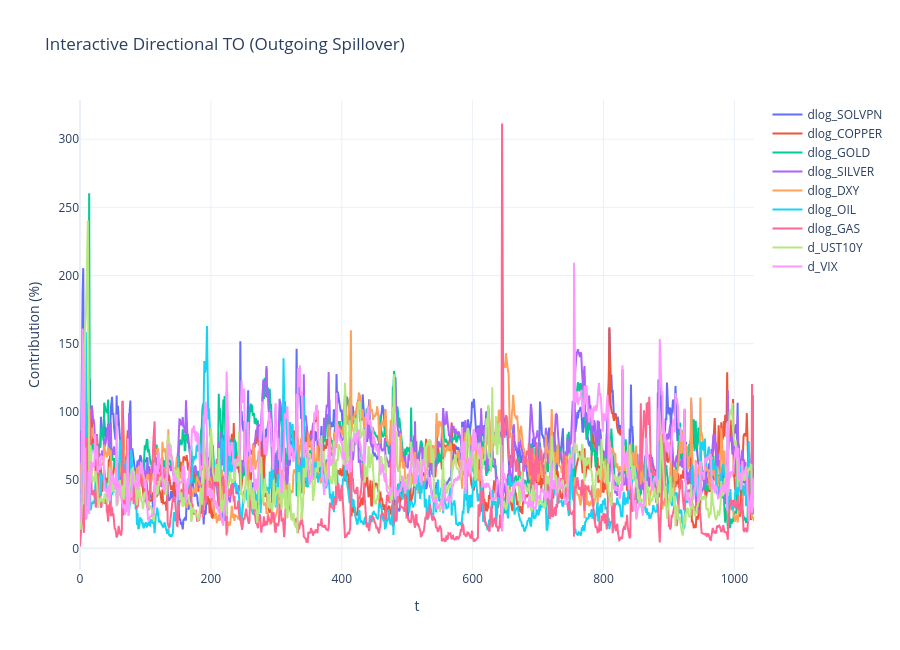
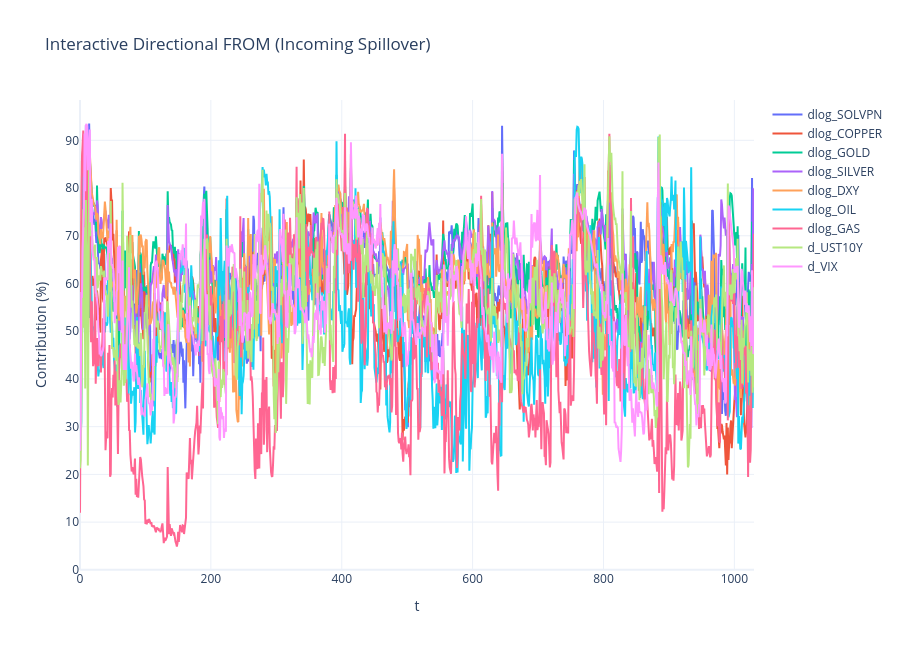

The notebook cell these images were saved under, in order:
### Code cell
import numpy as np
import pandas as pd
from pathlib import Path
import matplotlib.pyplot as plt
import plotly.graph_objects as go

# ============================================================
# Directional Connectedness (TO / FROM)
# ------------------------------------------------------------
# Input files in ./
#   - ./gfevd_all.npy
#   - ./tvpvar_effective_dates.csv
#   - ./tvpvar_var_names.csv
#
# Output files in ./result
#   - directional_time.csv
#   - directional_mean.csv
#   - to_series.png
#   - from_series.png
#   - to_series_interactive.html
#   - from_series_interactive.html
# ============================================================

# =========================
# Config
# =========================
BASE_DIR = Path("./")
RESULT_DIR = BASE_DIR / "result"
RESULT_DIR.mkdir(parents=True, exist_ok=True)

GFEVD_FILE = BASE_DIR / "gfevd_all.npy"
DATES_FILE = BASE_DIR / "tvpvar_effective_dates.csv"
VARNAMES_FILE = BASE_DIR / "tvpvar_var_names.csv"

OUT_TIME = RESULT_DIR / "directional_time.csv"
OUT_MEAN = RESULT_DIR / "directional_mean.csv"
OUT_TO_PNG = RESULT_DIR / "to_series.png"
OUT_FROM_PNG = RESULT_DIR / "from_series.png"
OUT_TO_HTML = RESULT_DIR / "to_series_interactive.html"
OUT_FROM_HTML = RESULT_DIR / "from_series_interactive.html"

DEFAULT_VAR_NAMES = [
    "dlog_SOLVPN",
    "dlog_COPPER",
    "dlog_GOLD",
    "dlog_SILVER",
    "dlog_DXY",
    "dlog_OIL",
    "dlog_GAS",
    "d_UST10Y",
    "d_VIX",
]

ROW_SUM_TOL = 1e-6
FORCE_ROW_NORMALIZE = True
SCALE_TO_PERCENT = True


# =========================
# Helpers
# =========================
def load_var_names(n):
    if VARNAMES_FILE.exists():
        df_names = pd.read_csv(VARNAMES_FILE)

        if "var_name" not in df_names.columns:
            raise ValueError("tvpvar_var_names.csv must contain 'var_name' column.")

        var_names = df_names["var_name"].astype(str).tolist()

        if len(var_names) != n:
            raise ValueError(
                f"var_names length({len(var_names)}) != GFEVD dimension({n})"
            )

        return var_names

    if len(DEFAULT_VAR_NAMES) != n:
        raise ValueError(
            f"DEFAULT_VAR_NAMES length({len(DEFAULT_VAR_NAMES)}) != GFEVD dimension({n})"
        )

    return DEFAULT_VAR_NAMES


def load_dates(target_len):
    if DATES_FILE.exists():
        df_dates = pd.read_csv(DATES_FILE)

        if "Date" not in df_dates.columns:
            raise ValueError("tvpvar_effective_dates.csv must contain 'Date' column.")

        dates = pd.to_datetime(df_dates["Date"], errors="coerce")

        if dates.isna().any():
            raise ValueError("Invalid Date values found in tvpvar_effective_dates.csv")

        if len(dates) != target_len:
            raise ValueError(
                f"Date length mismatch: len(dates)={len(dates)} != T_eff={target_len}"
            )

        return dates.reset_index(drop=True)

    return None


def row_normalize_theta(theta):
    theta = np.asarray(theta, dtype=float)
    row_sum = theta.sum(axis=1, keepdims=True)

    out = theta.copy()
    valid_rows = np.isfinite(row_sum[:, 0]) & (row_sum[:, 0] != 0)

    out[valid_rows] = out[valid_rows] / row_sum[valid_rows]
    out[~valid_rows] = np.nan

    return out


def compute_to_from(theta):
    """
    theta: (N, N)
    row = response variable
    col = shock source

    FROM_i = sum_j theta[i, j] - theta[i, i]
    TO_i   = sum_j theta[j, i] - theta[i, i]
    """
    diag = np.diag(theta)

    from_ = theta.sum(axis=1) - diag
    to_ = theta.sum(axis=0) - diag

    return to_, from_


# =========================
# Load
# =========================
if not GFEVD_FILE.exists():
    raise FileNotFoundError(f"Not found: {GFEVD_FILE}")

gfevd_all = np.load(GFEVD_FILE)

if gfevd_all.ndim != 3:
    raise ValueError(f"gfevd_all must be 3D, got shape={gfevd_all.shape}")

T_eff, N, N2 = gfevd_all.shape

if N != N2:
    raise ValueError(f"Last two dims must be square, got shape={gfevd_all.shape}")

if not np.all(np.isfinite(gfevd_all)):
    raise ValueError("gfevd_all contains non-finite values.")

var_names = load_var_names(N)
dates = load_dates(T_eff)

print(f"[INFO] Loaded GFEVD: shape={gfevd_all.shape}")
print(f"[INFO] Variables: {var_names}")
print(f"[INFO] Dates: {'loaded' if dates is not None else 'not found -> using t index'}")

# =========================
# Check / Normalize
# =========================
gfevd_proc = gfevd_all.copy()

row_sum_check = gfevd_proc.sum(axis=2)
max_row_err = np.max(np.abs(row_sum_check - 1.0))

print(f"[INFO] Max row-sum error before normalization: {max_row_err:.8f}")

if FORCE_ROW_NORMALIZE and max_row_err > ROW_SUM_TOL:
    print("[INFO] Applying row normalization to all theta_t")

    for t in range(T_eff):
        gfevd_proc[t] = row_normalize_theta(gfevd_proc[t])

row_sum_check_after = gfevd_proc.sum(axis=2)
max_row_err_after = np.nanmax(np.abs(row_sum_check_after - 1.0))

print(f"[INFO] Max row-sum error after normalization: {max_row_err_after:.8f}")

# =========================
# Time-varying TO / FROM
# =========================
records = []

scale = 100.0 if SCALE_TO_PERCENT else 1.0

for t in range(T_eff):
    theta = gfevd_proc[t]

    if np.isnan(theta).any():
        continue

    to_, from_ = compute_to_from(theta)

    row = {"t": t}

    if dates is not None:
        row["Date"] = dates.iloc[t]

    for i, name in enumerate(var_names):
        row[f"TO_{name}"] = to_[i] * scale
        row[f"FROM_{name}"] = from_[i] * scale

    records.append(row)

df_time = pd.DataFrame(records)

if df_time.empty:
    raise RuntimeError("No valid directional connectedness rows were created.")

# =========================
# Mean TO / FROM
# =========================
rows_mean = []

for name in var_names:
    to_mean = df_time[f"TO_{name}"].mean()
    from_mean = df_time[f"FROM_{name}"].mean()

    rows_mean.append({
        "Variable": name,
        "TO_mean": to_mean,
        "FROM_mean": from_mean,
        "NET_mean": to_mean - from_mean,
    })

df_mean = pd.DataFrame(rows_mean)

# =========================
# Save CSV
# =========================
df_time.to_csv(OUT_TIME, index=False, encoding="utf-8-sig")
df_mean.to_csv(OUT_MEAN, index=False, encoding="utf-8-sig")

print("\n[INFO] Saved CSV:")
print(f"  - {OUT_TIME}")
print(f"  - {OUT_MEAN}")

print("\n[INFO] Mean Directional Connectedness")
print(df_mean.to_string(index=False))

# =========================
# X-axis
# =========================
if "Date" in df_time.columns:
    df_time["Date"] = pd.to_datetime(df_time["Date"])
    x = df_time["Date"]
    x_label = "Date"
else:
    x = df_time["t"]
    x_label = "t"

y_label = "Contribution (%)" if SCALE_TO_PERCENT else "Contribution"

# =========================
# Matplotlib Save: TO
# =========================
plt.figure(figsize=(14, 6))

for name in var_names:
    plt.plot(x, df_time[f"TO_{name}"], label=name, linewidth=1.2)

plt.title("Directional TO (Outgoing Spillover)")
plt.xlabel(x_label)
plt.ylabel(y_label)
plt.legend(ncol=3, fontsize=8)
plt.grid(True, alpha=0.3)
plt.tight_layout()
plt.savefig(OUT_TO_PNG, dpi=300, bbox_inches="tight")
plt.close()

# =========================
# Matplotlib Save: FROM
# =========================
plt.figure(figsize=(14, 6))

for name in var_names:
    plt.plot(x, df_time[f"FROM_{name}"], label=name, linewidth=1.2)

plt.title("Directional FROM (Incoming Spillover)")
plt.xlabel(x_label)
plt.ylabel(y_label)
plt.legend(ncol=3, fontsize=8)
plt.grid(True, alpha=0.3)
plt.tight_layout()
plt.savefig(OUT_FROM_PNG, dpi=300, bbox_inches="tight")
plt.close()

print("\n[INFO] Saved PNG:")
print(f"  - {OUT_TO_PNG}")
print(f"  - {OUT_FROM_PNG}")

# =========================
# Plotly Interactive: TO
# =========================
fig_to = go.Figure()

for name in var_names:
    fig_to.add_trace(
        go.Scatter(
            x=x,
            y=df_time[f"TO_{name}"],
            mode="lines",
            name=name,
        )
    )

fig_to.update_layout(
    title="Interactive Directional TO (Outgoing Spillover)",
    xaxis_title=x_label,
    yaxis_title=y_label,
    height=650,
    hovermode="x unified",
    template="plotly_white",
)

fig_to.write_html(str(OUT_TO_HTML))
fig_to.show()

# =========================
# Plotly Interactive: FROM
# =========================
fig_from = go.Figure()

for name in var_names:
    fig_from.add_trace(
        go.Scatter(
            x=x,
            y=df_time[f"FROM_{name}"],
            mode="lines",
            name=name,
        )
    )

fig_from.update_layout(
    title="Interactive Directional FROM (Incoming Spillover)",
    xaxis_title=x_label,
    yaxis_title=y_label,
    height=650,
    hovermode="x unified",
    template="plotly_white",
)

fig_from.write_html(str(OUT_FROM_HTML))
fig_from.show()

print("\n[INFO] Saved HTML:")
print(f"  - {OUT_TO_HTML}")
print(f"  - {OUT_FROM_HTML}")

print("\nDone.")

### Figure 1 — Plotly figure (JSON) as saved in the notebook; plotly's stock layout.template omitted (floating-point values rounded to 4 significant figures; data arrays with more than 128 entries replaced by an {"elided": "..."} marker saying what was removed)
{"data": [{"mode": "lines", "name": "dlog_SOLVPN", "type": "scatter", "x": {"elided": "1031 int values"}, "y": {"elided": "1031 float values"}}, {"mode": "lines", "name": "dlog_COPPER", "type": "scatter", "x": {"elided": "1031 int values"}, "y": {"elided": "1031 float values"}}, {"mode": "lines", "name": "dlog_GOLD", "type": "scatter", "x": {"elided": "1031 int values"}, "y": {"elided": "1031 float values"}}, {"mode": "lines", "name": "dlog_SILVER", "type": "scatter", "x": {"elided": "1031 int values"}, "y": {"elided": "1031 float values"}}, {"mode": "lines", "name": "dlog_DXY", "type": "scatter", "x": {"elided": "1031 int values"}, "y": {"elided": "1031 float values"}}, {"mode": "lines", "name": "dlog_OIL", "type": "scatter", "x": {"elided": "1031 int values"}, "y": {"elided": "1031 float values"}}, {"mode": "lines", "name": "dlog_GAS", "type": "scatter", "x": {"elided": "1031 int values"}, "y": {"elided": "1031 float values"}}, {"mode": "lines", "name": "d_UST10Y", "type": "scatter", "x": {"elided": "1031 int values"}, "y": {"elided": "1031 float values"}}, {"mode": "lines", "name": "d_VIX", "type": "scatter", "x": {"elided": "1031 int values"}, "y": {"elided": "1031 float values"}}], "layout": {"height": 650, "hovermode": "x unified", "title": {"text": "Interactive Directional TO (Outgoing Spillover)"}, "xaxis": {"title": {"text": "t"}}, "yaxis": {"title": {"text": "Contribution (%)"}}}}

### Figure 2 — Plotly figure (JSON) as saved in the notebook; plotly's stock layout.template omitted (floating-point values rounded to 4 significant figures; data arrays with more than 128 entries replaced by an {"elided": "..."} marker saying what was removed)
{"data": [{"mode": "lines", "name": "dlog_SOLVPN", "type": "scatter", "x": {"elided": "1031 int values"}, "y": {"elided": "1031 float values"}}, {"mode": "lines", "name": "dlog_COPPER", "type": "scatter", "x": {"elided": "1031 int values"}, "y": {"elided": "1031 float values"}}, {"mode": "lines", "name": "dlog_GOLD", "type": "scatter", "x": {"elided": "1031 int values"}, "y": {"elided": "1031 float values"}}, {"mode": "lines", "name": "dlog_SILVER", "type": "scatter", "x": {"elided": "1031 int values"}, "y": {"elided": "1031 float values"}}, {"mode": "lines", "name": "dlog_DXY", "type": "scatter", "x": {"elided": "1031 int values"}, "y": {"elided": "1031 float values"}}, {"mode": "lines", "name": "dlog_OIL", "type": "scatter", "x": {"elided": "1031 int values"}, "y": {"elided": "1031 float values"}}, {"mode": "lines", "name": "dlog_GAS", "type": "scatter", "x": {"elided": "1031 int values"}, "y": {"elided": "1031 float values"}}, {"mode": "lines", "name": "d_UST10Y", "type": "scatter", "x": {"elided": "1031 int values"}, "y": {"elided": "1031 float values"}}, {"mode": "lines", "name": "d_VIX", "type": "scatter", "x": {"elided": "1031 int values"}, "y": {"elided": "1031 float values"}}], "layout": {"height": 650, "hovermode": "x unified", "title": {"text": "Interactive Directional FROM (Incoming Spillover)"}, "xaxis": {"title": {"text": "t"}}, "yaxis": {"title": {"text": "Contribution (%)"}}}}
